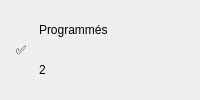
          <widget class="QFrame" name="cardProgramme">
           <property name="cssClass" stdset="0">
            <string>card</string>
           </property>
           <layout class="QHBoxLayout" name="layout18">
            <property name="spacing">
             <number>12</number>
            </property>
            <property name="leftMargin">
             <number>16</number>
            </property>
            <property name="topMargin">
             <number>10</number>
            </property>
            <property name="rightMargin">
             <number>16</number>
            </property>
            <property name="bottomMargin">
             <number>10</number>
            </property>
            <item>
             <widget class="QLabel" name="lblIconProgramme">
              <property name="text">
               <string>✅</string>
              </property>
              <property name="cssClass" stdset="0">
               <string>cardIcon</string>
              </property>
             </widget>
            </item>
            <item>
             <layout class="QVBoxLayout" name="layout16">
              <property name="spacing">
               <number>0</number>
              </property>
              <property name="leftMargin">
               <number>0</number>
              </property>
              <property name="topMargin">
               <number>0</number>
              </property>
              <property name="rightMargin">
               <number>0</number>
              </property>
              <property name="bottomMargin">
               <number>0</number>
              </property>
              <item>
               <widget class="QLabel" name="lblProgrammeTitle">
                <property name="text">
                 <string>Programmés</string>
                </property>
                <property name="cssClass" stdset="0">
                 <string>cardTitle</string>
                </property>
               </widget>
              </item>
              <item>
               <widget class="QLabel" name="lblProgrammeValue">
                <property name="text">
                 <string>2</string>
                </property>
                <property name="cssClass" stdset="0">
                 <string>cardValue</string>
                </property>
               </widget>
              </item>
             </layout>
            </item>
            <item>
             <spacer name="spacer17">
              <property name="orientation">
               <enum>Qt::Horizontal</enum>
              </property>
              <property name="sizeHint" stdset="0">
               <size>
                <width>20</width>
                <height>20</height>
               </size>
              </property>
             </spacer>
            </item>
           </layout>
          </widget>
